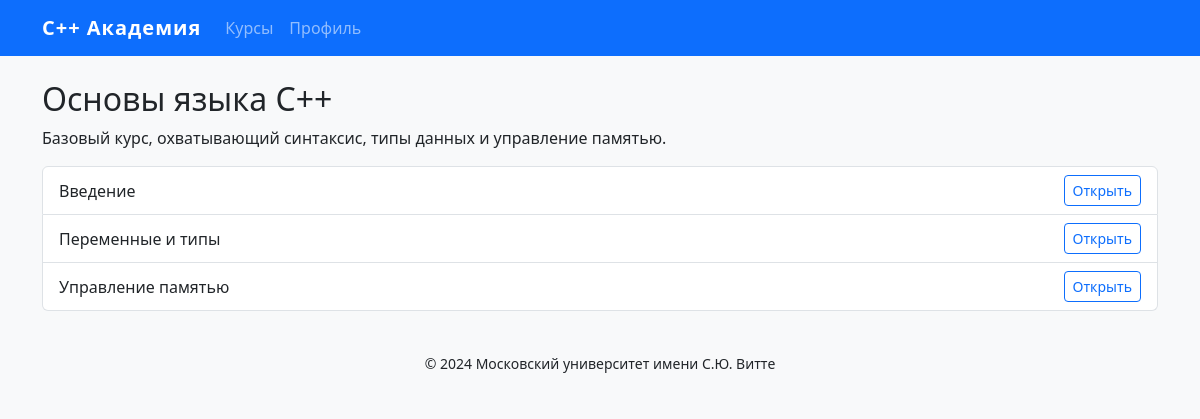
The page /courses/1/ on the database its author committed.
### app/models.py (models this page shows, shortened)
class Course(models.Model):
    title = models.CharField("Название", max_length=200)
    description = models.TextField("Описание")
    author = models.ForeignKey(User, on_delete=models.CASCADE, related_name="courses", verbose_name="Автор")
    published = models.DateField("Дата публикации")
    class Meta:
        ordering = ["title"]
        verbose_name = "Курс"
        verbose_name_plural = "Курсы"

class Lesson(models.Model):
    course = models.ForeignKey(Course, on_delete=models.CASCADE, related_name="lessons", verbose_name="Курс")
    title = models.CharField("Название урока", max_length=200)
    content = models.TextField("Текст урока")
    order = models.PositiveIntegerField("Порядковый номер", default=0)
    class Meta:
        ordering = ["order"]
        verbose_name = "Урок"
        verbose_name_plural = "Уроки"

### app/views.py (the view)
# urls.py: path("courses/<int:course_id>/", views.course_detail, name="course_detail"),
def course_detail(request: HttpRequest, course_id: int) -> HttpResponse:
    course = get_object_or_404(Course, pk=course_id)
    return render(request, "lesson.html", {"course": course, "lessons": course.lessons.all()})

### app/templates/lesson.html (shortened to what this page needs)
{% extends 'base.html' %}
{% load static %}
{% block content %}
<article class="lesson">
    {% if lesson %}
    <header class="mb-3">
        <h2>{{ lesson.title }}</h2>
        <p class="text-muted">Курс: {{ lesson.course.title }}</p>
    </header>
    <section class="lesson-content">
        {{ lesson.content|linebreaks }}
    </section>
    <div class="mt-4 d-flex gap-2">
        {% if next_lesson %}
        <a class="btn btn-outline-secondary" href="{% url 'lesson_detail' next_lesson.pk %}">Следующий урок</a>
        {% endif %}
        {% if quiz %}
        <a class="btn btn-primary" href="{% url 'quiz' quiz.pk %}">Пройти тест</a>
        {% endif %}
    </div>
    {% else %}
    <h2>{{ course.title }}</h2>
    <p>{{ course.description }}</p>
    <ul class="list-group">
        {% for item in lessons %}
        <li class="list-group-item d-flex justify-content-between align-items-center">
            <span>{{ item.title }}</span>
            <a href="{% url 'lesson_detail' item.pk %}" class="btn btn-sm btn-outline-primary">Открыть</a>
        </li>
        {% empty %}
        <li class="list-group-item">Уроки ещё не добавлены.</li>
        {% endfor %}
    </ul>
    {% endif %}
</article>
{% endblock %}

### app/static/css/styles.css (style rules this page uses)
body { background-color: #f8f9fa; }

### rows shown on the page
Course: title "Основы языка C++", description "Базовый курс, охватывающий синтаксис, типы данных и управление памятью."
Lesson: title "Введение"
Lesson: title "Переменные и типы"
Lesson: title "Управление памятью"
